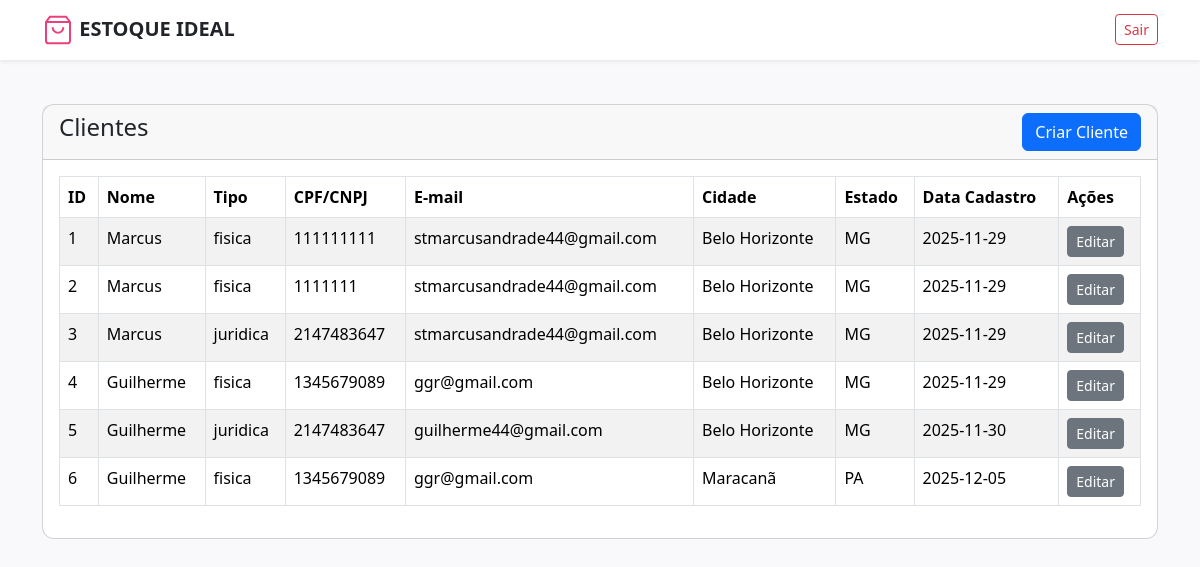
Screenshot of /pages/clientes.php (signed in) with the database file from the repository.
### tables this page shows
CREATE TABLE `clientes` (
  `id` int(11) NOT NULL,
  `nome` varchar(255) NOT NULL,
  `email` varchar(50) NOT NULL,
  `tipo_cliente` varchar(10) NOT NULL,
  `cpf` int(30) NOT NULL,
  `cnpj` int(30) NOT NULL,
  `logradouro` varchar(255) NOT NULL,
  `numero` varchar(255) NOT NULL,
  `complemento` varchar(255) NOT NULL,
  `bairro` varchar(255) NOT NULL,
  `cidade` varchar(255) NOT NULL,
  `estado` char(2) NOT NULL,
  `cep` varchar(9) NOT NULL,
  `tipo_endereco` varchar(255) NOT NULL,
  `data_cadastro` date NOT NULL,
  `data_atualizacao` date NOT NULL
);

### crud/pesquisa_clientes.php (called while the page is built, shortened)
<?php
class pesquisa{
    function buscarClientes($conn, $id = null){
        $lista = array();
        if($id != null){
            $sql = "SELECT * FROM clientes WHERE id = '$id'";
        } else {
            $sql = "SELECT * FROM clientes";
        }
        $resultado = mysqli_query($conn, $sql);
        if($resultado){
            while ($row = mysqli_fetch_assoc($resultado)){
                array_push($lista, $row);
            };
        }
        return $lista;
    }
}
?>

### pages/clientes.php (the view, shortened to what this page needs)
<?php
require('../crud/conexao_DB.php');
include('../crud/pesquisa_clientes.php');
$listaCliente = new pesquisa;
$buscarClientes = $listaCliente->buscarClientes($conn);
?>
<!DOCTYPE html>
<html lang="pt-br">
<head>
    <link href="https://cdn.jsdelivr.net/npm/bootstrap@5.3.5/dist/css/bootstrap.min.css" rel="stylesheet">
    <link rel="stylesheet" href="../css/style_geral.css">
</head>
<body>
    <?php include('../assets/navbar/navbar.php');  ?>
    <div class="container mt-4">
        <div class="row">
            <div class="col-md-12">
                <div class="card">
                    <div class="card-header">
                        <h4> Clientes
                            <a href="criar_cliente.php" class="btn btn-primary float-end"> Criar Cliente</a>
                        </h4>
                    </div>
    <div class="card-body">
        <table class="table table-bordered table-striped">
            <thead>
                <tr>
                    <th>ID</th>
                    <th>Nome</th>
                    <th>Tipo</th>
                    <th>CPF/CNPJ</th>
                    <th>E-mail</th>
                    <th>Cidade</th>
                    <th>Estado</th>
                    <th>Data Cadastro</th>
                    <th>Ações</th>
                </tr>
            </thead>
            <tbody>
                <?php
               foreach($buscarClientes as $row):
                    ?>
                <tr>
                    <td> <?= $row['id']?> </td>
                    <td><?= $row['nome']?></td>
                    <td><?= isset($row['tipo_cliente']) ? $row['tipo_cliente'] : '' ?></td>
                    <td><?= (!empty($row['cpf'])) ? $row['cpf'] : $row['cnpj'] ?></td>
                    <td><?= $row['email']?></td>
                    <td><?= $row['cidade']?></td>
                    <td><?= $row['estado']?></td>
                    <td><?= $row['data_cadastro']?></td>
                    <td>
                        <a href="editarOcliente.php?id=<?= $row['id'] ?>" class="btn btn-secondary btn-sm">Editar</a>
                    </td>
                </tr>
                <?php
                endforeach
                ?>
            </tbody>
        </table>
                   </div>
                </div>
            </div>
        </div>
    </div>
</body>
</html>

### css/style_Geral.css (style rules this page uses)
body { background-color: #f9f9fb; padding-top: 4rem; }
.card { border-radius: 12px; transition: transform 0.2s ease, box-shadow 0.2s ease; }

### assets/navbar/navbar.php (style rules this page uses)
body { padding-top: 80px; }

### rows the page displays
clientes: id "1", nome "Marcus", tipo_cliente "fisica", cpf "111111111", email "stmarcusandrade44@gmail.com", cidade "Belo Horizonte", estado "MG", data_cadastro "2025-11-29"
clientes: id "2", nome "Marcus", tipo_cliente "fisica", cpf "1111111", email "stmarcusandrade44@gmail.com", cidade "Belo Horizonte", estado "MG", data_cadastro "2025-11-29"
clientes: id "3", nome "Marcus", tipo_cliente "juridica", cnpj "2147483647", email "stmarcusandrade44@gmail.com", cidade "Belo Horizonte", estado "MG", data_cadastro "2025-11-29"
clientes: id "4", nome "Guilherme", tipo_cliente "fisica", cpf "1345679089", email "ggr@gmail.com", cidade "Belo Horizonte", estado "MG", data_cadastro "2025-11-29"
clientes: id "5", nome "Guilherme", tipo_cliente "juridica", cnpj "2147483647", email "guilherme44@gmail.com", cidade "Belo Horizonte", estado "MG", data_cadastro "2025-11-30"
clientes: id "6", nome "Guilherme", tipo_cliente "fisica", cpf "1345679089", email "ggr@gmail.com", cidade "Maracanã", estado "PA", data_cadastro "2025-12-05"
